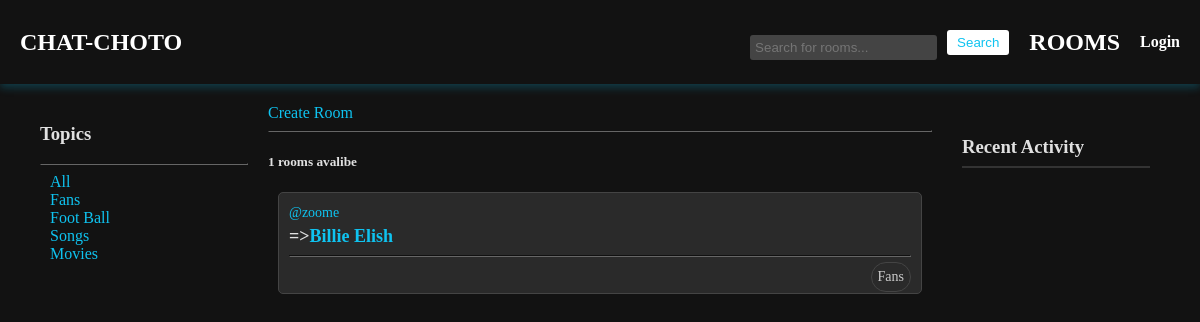
The app's page /rooms/?q=Fans, older data.
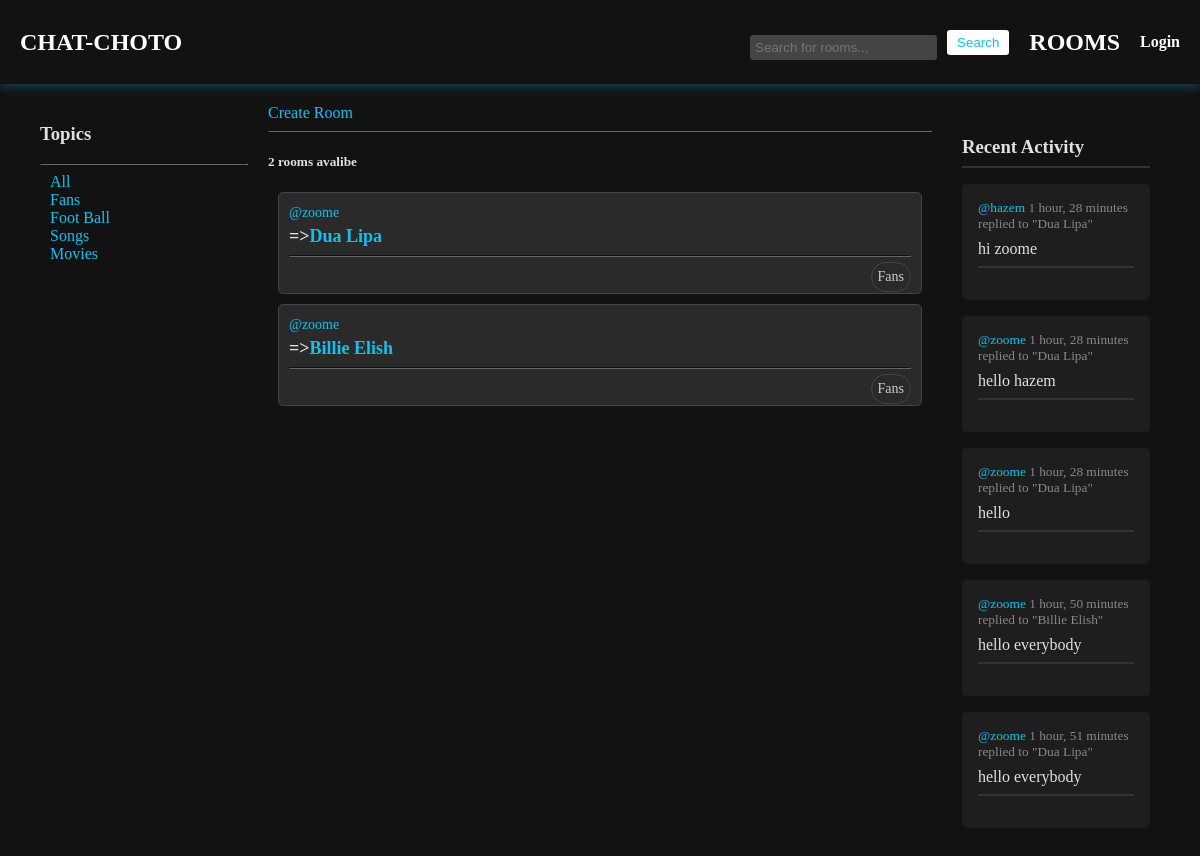
The same page, newer data.
### app/models.py (models this page shows, shortened)
class Topic(models.Model):
    name = models.CharField(max_length=200)

class Room(models.Model):
    host = models.ForeignKey(User, on_delete=models.SET_NULL, null=True)
    topic = models.ForeignKey(Topic, on_delete=models.SET_NULL, null=True)
    name = models.CharField(max_length=200)
    description = models.TextField(null=True)
    participants = models.ManyToManyField(User, related_name="participants", blank=True)
    created = models.DateTimeField(auto_now_add=True)
    updated = models.DateTimeField(auto_now=True)
    class Meta:
        ordering = ['-updated', '-created']
    def __str__(self):
        return self.name

class User(AbstractUser):
    name = models.CharField(max_length=200, null=True)
    email = models.EmailField(unique=True)
    bio = models.TextField(null=True)
    avatar = models.ImageField(default="profile.png")
    USERNAME_FIELD = 'username'
    REQUIRED_FIELDS = []

class Message(models.Model):
    user = models.ForeignKey(User, on_delete=models.CASCADE)
    room = models.ForeignKey(Room, on_delete=models.CASCADE)
    body = models.TextField(blank=True, null=True)
    file = models.FileField(upload_to='files/', blank=True, null=True)
    extension = models.CharField(max_length=10, null=True, blank=True)
    created = models.DateTimeField(auto_now_add=True)
    updated = models.DateTimeField(auto_now=True)
    class Meta:
        ordering = ['-updated', '-created']

### app/views.py (the view)
# urls.py: path('rooms/', views.getRooms),
def rooms(request):
    q = request.GET.get('q')
    if q:
        contact = Room.objects.filter(
            Q(topic__name__contains=q) |
            Q(name__contains=q)
        )
        if not contact:
            return render(request, 'room.html', {'room': None})
        room_messages = Message.objects.filter(
            Q(room__topic__name__contains=q)
        )
    else:
        contact = Room.objects.all()
        room_messages = Message.objects.filter(
            Q(room__topic__name__contains='')
        )
    rooms_count = contact.count()
    topics = Topic.objects.all()
    return render(request, 'rooms.html', {'rooms': contact, 'topics': topics, 'rooms_count': rooms_count, 'room_messages': room_messages})

### templates/rooms.html (shortened to what this page needs)
{% extends 'main.html' %}
{% block body %}
<div class="container">
    <div>
        {% include 'topic_component.html' %}
    </div>
    <div>
        <a href="/create-room">Create Room</a>
        <hr>
        <h5> {{rooms_count}} rooms avalibe</h5>
        {% include 'feed_component.html' %}
    </div>
    <div>
        {% include 'activity_component.html' %}
    </div>
</div>
{% endblock body %}

### templates/topic_component.html
<h3>Topics</h3>
<hr>
<div>
    <a href="/rooms">All</a>
</div>
{% for topic in topics %}
    <div>
        <a href="/rooms/?q={{topic.name}}">{{topic.name}}</a>
    </div>
{% endfor %}

### templates/feed_component.html (shortened to what this page needs)
<div class="room-list" style="text-align: initial;">
    {% for room in rooms %}
        <div class="room-item">
            <a href="/profile/{{room.host.id}}" class="host-link">@{{room.host.username}}</a>
            <h5 class="room-title">
                =><a href="/room/{{room.id}}" class="room-link">{{room.name}}</a>
            </h5>
            <hr>
            <small class="room-topic">{{room.topic.name}}</small>
            <br>
        </div>
    {% endfor %}
</div>

### templates/activity_component.html (shortened to what this page needs)
<div class="recent-activity">
<h3>Recent Activity</h3>
<hr>
{% for message in room_messages %}
<div>
    <small><a href="/profile/{{message.user.id}}">@{{message.user}}</a> {{message.created|timesince}} </small>
    <small>replied to "{{message.room}}"</small>
    <p>{{message.body}}</p>
    <hr>
</div>
{% endfor %}
</div>

Row changes from the older to the newer data that the page shows:
added Room: host.username "zoome", name "Dua Lipa", topic.name "Fans"
added Message: user "hazem", created "1 hour, 28 minutes", room "Dua Lipa", body "hi zoome"
added Message: user "zoome", created "1 hour, 28 minutes", room "Dua Lipa", body "hello hazem"
added Message: user "zoome", created "1 hour, 28 minutes", room "Dua Lipa", body "hello"
added Message: user "zoome", created "1 hour, 50 minutes", room "Billie Elish", body "hello everybody"
added Message: user "zoome", created "1 hour, 51 minutes", room "Dua Lipa", body "hello everybody"
Text that changed along with them:
{{ rooms_count }}: "1" → "2"
